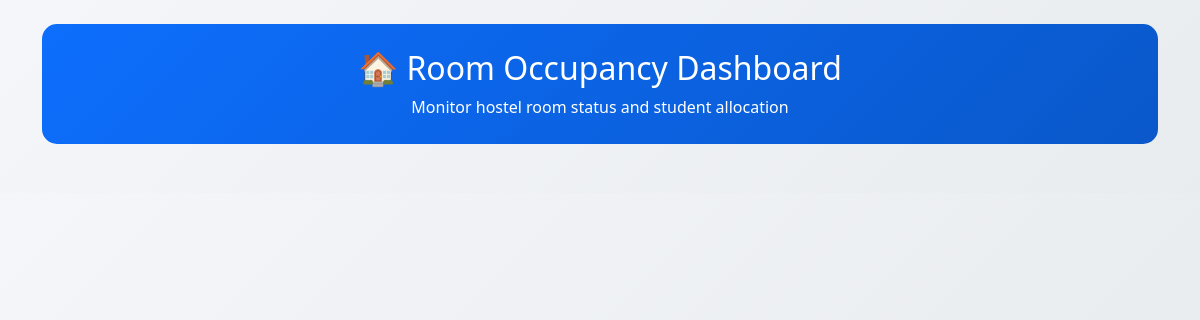
The app's page /room-occupancy/, older data.
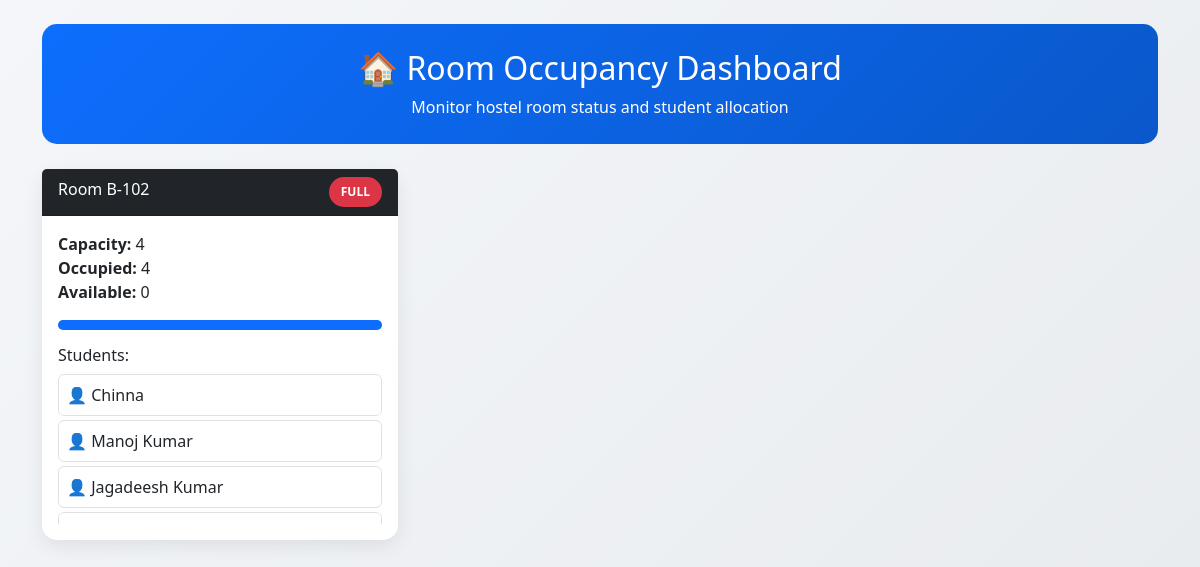
The same page, newer data.
### hostel/models.py (models this page shows, shortened)
class Room(models.Model):
    room_number = models.CharField(
        max_length=10,
        unique=True
    )
    capacity = models.IntegerField(
        default=4
    )

class Student(models.Model):
    GENDER_CHOICES = [
        ('Male', 'Male'),
        ('Female', 'Female'),
        ('Other', 'Other'),
    ]
    user = models.OneToOneField(
        User,
        on_delete=models.CASCADE
    )
    name = models.CharField(max_length=100)
    email = models.EmailField(
        unique=True
    )
    phone = models.CharField(max_length=15)
    gender = models.CharField(
        max_length=10,
        choices=GENDER_CHOICES
    )
    address = models.TextField()
    room = models.ForeignKey(
    Room,
    on_delete=models.SET_NULL,
    null=True,
    blank=True
)
    rent_price = models.DecimalField(
        max_digits=8,
        decimal_places=2,
        default=3000.00
    )
    rent_status = models.BooleanField(
        default=False
    )
    photo = models.ImageField(
        upload_to='student_photos/',
        blank=True,
        null=True
    )
    parent_name = models.CharField(
        max_length=100,
        blank=True,
        null=True
    )
    parent_phone = models.CharField(
        max_length=15,
        blank=True,
        null=True
    )
    parent_email = models.EmailField(
        blank=True,
        null=True
    )
    join_date = models.DateField(
        auto_now_add=True
    )
    created_at = models.DateTimeField(
        auto_now_add=True
    )
    updated_at = models.DateTimeField(
        auto_now=True
    )

### hostel/views.py (the view)
def room_occupancy_dashboard(request):
    rooms = Room.objects.all()
    room_data = []
    for room in rooms:
        students = Student.objects.filter(room=room)
        room_data.append({
            'room': room,
            'students': students,
            'occupied': students.count(),
            'available': room.capacity - students.count()
        })
    return render(request, 'room_occupancy_dashboard.html', {
        'room_data': room_data
    })

### templates/room_occupancy_dashboard.html (shortened to what this page needs)
<!DOCTYPE html>
<html lang="en">
<head>
    <link href="https://cdn.jsdelivr.net/npm/bootstrap@5.3.3/dist/css/bootstrap.min.css" rel="stylesheet">
</head>
<body>
<div class="container py-4">
    <div class="dashboard-header text-center">
        <h2>🏠 Room Occupancy Dashboard</h2>
        <p class="mb-0">Monitor hostel room status and student allocation</p>
    </div>
    <div class="row">
        {% for item in room_data %}
        <div class="col-md-4 mb-4">
            <div class="card room-card">
                <div class="card-header bg-dark text-white d-flex justify-content-between">
                    <span>Room {{ item.room.room_number }}</span>
                    {% if item.occupied >= item.room.capacity %}
                        <span class="badge-status full">FULL</span>
                    {% elif item.occupied > 0 %}
                        <span class="badge-status partial">PARTIAL</span>
                    {% else %}
                        <span class="badge-status empty">EMPTY</span>
                    {% endif %}
                </div>
                <div class="card-body">
                    <p>
                        <strong>Capacity:</strong> {{ item.room.capacity }} <br>
                        <strong>Occupied:</strong> {{ item.occupied }} <br>
                        <strong>Available:</strong> {{ item.available }}
                    </p>
                    <div class="progress mb-3">
                        <div class="progress-bar bg-primary"
                             style="width: {% widthratio item.occupied item.room.capacity 100 %}%;">
                        </div>
                    </div>
                    <h6>Students:</h6>
                    <div class="student-list">
                        {% for student in item.students %}
                            <div class="border rounded p-2 mb-1">
                                👤 {{ student.name }}
                            </div>
                        {% empty %}
                            <p class="text-muted">No students assigned</p>
                        {% endfor %}
                    </div>
                </div>
            </div>
        </div>
        {% endfor %}
    </div>
</div>
</body>
</html>

Row changes from the older to the newer data that the page shows:
added Room: room.room_number "B-102", shows "FULL", room.capacity "4", occupied "4", available "0"
now on this page (row edited): Student: name "Chinna"
now on this page (row edited): Student: name "Manoj Kumar"
now on this page (row edited): Student: name "Jagadeesh Kumar"
